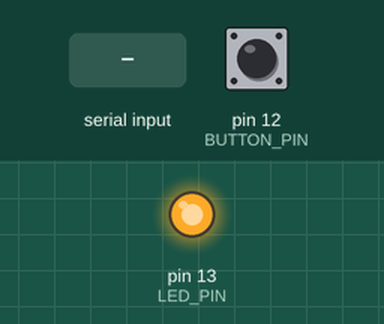
A sketch run on a simulated Arduino Uno, built with avr-gcc and run on an emulated ATmega328P. Parts: output pins drawn as LEDs (lit = HIGH). The inputs (shaded band) are chosen by the test bench; at power-on: pin 12 (BUTTON_PIN) LOW.

Above: at 1.2 s.
1.3 s: "1" received over Serial
At 2.6 s:
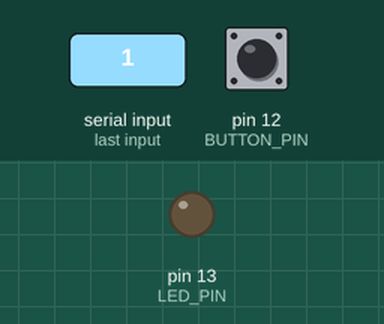
6.9 s: "0" received over Serial
At 7.6 s:
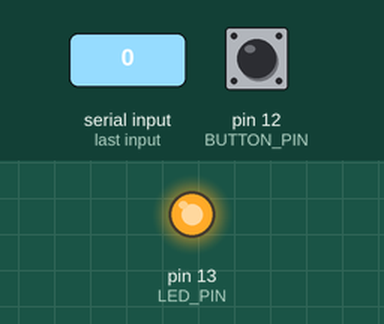
Timing chart, 0 to 9.4 s (numbered marks = the images above; inputs shaded):
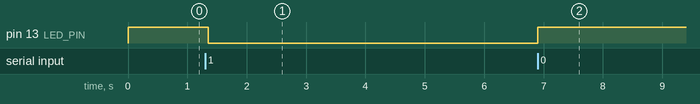

Measured:
- after the input at 1.3 s, pin 13 (LED_PIN): HIGH → LOW after 0.05 s
- after the input at 6.9 s, pin 13 (LED_PIN): LOW → HIGH at once

The sketch:

ICU_Button_A.ino
```cpp
/*

  Overview

  This button can either be hit quickly or held down.
    - If the button is held down, the computer is asked to toggle consent.
    - If the button is hit, the computer is asked to pause or continue recording.

  The higher-level logic is handled by the computer. For example, if we ask the
  computer to continue recording, the computer will only do so if it knows we
  have consent.

*/

// On most boards pin 13 should be used as an output because
// it has an attached LED and an attached resistor. (See
// the digitalWrite() documentation.)

int LED_PIN = 13;
int BUTTON_PIN = 12;

// Times are in milliseconds.
int TOGGLE_CONSENT_TIME = 1000;
int CYCLE_DELAY = 50;

boolean buttonPushed = 0, buttonWasPushed = 0;
int timePushed = 0;
char response;

// Runs once when you hit reset.
void setup() {
  Serial.begin(9600);
  pinMode(LED_PIN, OUTPUT);
  pinMode(BUTTON_PIN, INPUT);
  led_off();
}

// use to be led_on
void led_off() {
  digitalWrite(LED_PIN, 1);
}

// use to be led_off
void led_on() {
  digitalWrite(LED_PIN, 0);
}

// on_time is in milliseconds
void blink(int on_time) {
  led_on();
  delay(on_time);
  led_off();
}

void quick_blinks() {
  blink(50);
  delay(300);
  blink(50);
  delay(300);
  blink(50);
}

void long_blink() {
  blink(750);
}

void loop() {

  buttonWasPushed = (timePushed > 0);
  buttonPushed = digitalRead(BUTTON_PIN);

  // If the button has been pushed for a specific amount of time,
  // we should ask the computer to toggle consent.
  if (timePushed == TOGGLE_CONSENT_TIME) {
    Serial.write('c');
  }

  // If the button was pushed and released within a short period of time,
  // we should ask the computer to toggle recording.
  if (buttonWasPushed && !buttonPushed && timePushed < TOGGLE_CONSENT_TIME) {
    Serial.write('r');
  }

  // Now let's handle the computer's response. Regardless of whether we asked it to
  // toggle consent or to toggle recording, it will send us back a 0 or a 1.
  // In either case, 0 means off and 1 means on.

  if (Serial.available() > 0) {
    response = Serial.read();
    if (response == '0') {
      led_off();
    }
    else if (response == '1') {
      led_on();
    }
  }

  // Pause this cycle before continuing.
  delay(CYCLE_DELAY);

  // Update timePushed based on this cycle's button status.
  if (buttonPushed) {
    timePushed += CYCLE_DELAY;
  }
  else {
    timePushed = 0;
  }

}
```
